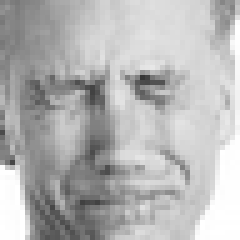
#> input picture data/test/disgusted/im102.png, 48 x 48 px (shown 5 times larger)
$ python svm.py
#> lines starting #> are read from the running program, lines starting #| are printed output that depends on the picture; after the words box and inside, x2 and y2 are one past the last pixel; in counts of white or black regions, pixels touching at a corner belong together
from sklearn import svm
from sklearn.preprocessing import LabelEncoder
from sklearn.metrics import confusion_matrix
from skimage import feature
from imutils import paths
import numpy as np
from sklearn.metrics import accuracy_score
from sklearn.metrics import classification_report

import cv2
import os
import pickle

basepath= os.path.normpath('data//')

def fd_hu_moments(image):
    #For Shape of signature Image
    feature = cv2.HuMoments(cv2.moments(image)).flatten()
    return feature

def quantify_image(image):
    #For Speed and pressure of signature image

    # compute the histogram of oriented gradients feature vector for
    # the input image
    features = feature.hog(image, orientations=9,
        pixels_per_cell=(10, 10), cells_per_block=(2, 2),
        transform_sqrt=True, block_norm="L1")

    # return the feature vector
    return features

def load_split(path):
    # grab the list of images in the input directory, then initialize
    # the list of data (i.e., images) and class labels
    path=trainingPath
    imagePaths = list(paths.list_images(path))
    data = []
    labels = []

    # loop over the image paths
    for imagePath in imagePaths:
        # extract the class label from the filename
        label = imagePath.split(os.path.sep)[-2]
#        print(imagePath)
        # load the input image, convert it to grayscale, and resize
        # it to 200x200 pixels, ignoring aspect ratio
        image = cv2.imread(imagePath)
        image = cv2.cvtColor(image, cv2.COLOR_BGR2GRAY)
        image = cv2.resize(image, (200, 200))

        # threshold the image such that the drawing appears as white
        # on a black background
        image = cv2.threshold(image, 0, 255,
            cv2.THRESH_BINARY_INV | cv2.THRESH_OTSU)[1]

        # quantify the image
        features1 = quantify_image(image)
        features2 = fd_hu_moments(image)
        global_feature = np.hstack([features1,features2])

        # update the data and labels lists, respectively
        data.append(global_feature)

        labels.append(label)

    # return the data and labels
    return (np.array(data), np.array(labels))


trainingPath = os.path.sep.join([basepath, "test"])
testingPath = os.path.sep.join([basepath, "train"])


## loading the training and testing data
#print("[INFO] loading data...")
(trainX, trainY) = load_split(trainingPath)
#> in load_split, image is the input picture: shape (48, 48, 3); min 54, max 255, mean 181.1
#> in load_split, `image = cv2.resize(image, (200, 200))`:
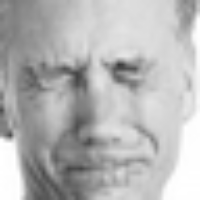
#> image: shape (200, 200); min 58, max 255, mean 181
#> in load_split, `image = cv2.threshold(image, 0, 255, cv2.THRESH_BINARY_INV | cv2.THRES..`:
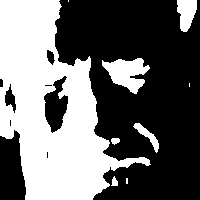
#> image: shape (200, 200); 42.1% white; 9 white regions (3 under 20 px), largest, box (x1, y1, x2, y2) and area: (0, 0, 151, 200) 15075, (102, 58, 150, 94) 964, (177, 0, 197, 32) 466, (133, 123, 159, 153) 229, (111, 138, 120, 145) 47, (111, 176, 118, 186) 46
#> in quantify_image, `features = feature.hog(image, orientations=9, pixels_per_cell=(10, 10)..`: features = 12996 values, max 1 at index 1953, min 0 at index 0, mean 0.0152
#> in load_split, `features1 = quantify_image(image)`: features1 has the same summary as features in quantify_image
#> in fd_hu_moments, `feature = cv2.HuMoments(cv2.moments(image)).flatten()`: feature = [0.00113, 1.25e-07, 2.31e-10, 1.33e-10, 9.99e-21, -2.01e-14, 2.11e-20]
#> in load_split, `features2 = fd_hu_moments(image)`: features2 has the same summary as feature in fd_hu_moments
#> in load_split, `global_feature = np.hstack([features1,features2])`: global_feature = 13003 values, max 1 at index 1953, min -2.01e-14 at index 13001, mean 0.0152
#> pass 2 of the loop in load_split, `for imagePath in imagePaths:`:
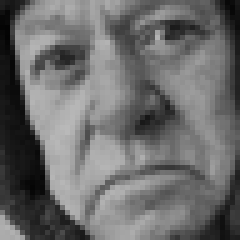
#> input picture data/test/angry/im12.png, 48 x 48 px (shown 5 times larger)
#> in load_split, image is the input picture: shape (48, 48, 3); min 3, max 185, mean 107.9
#> in load_split, `image = cv2.resize(image, (200, 200))`:
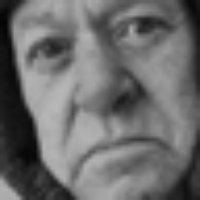
#> image: shape (200, 200); min 3, max 185, mean 107.7
#> in load_split, `image = cv2.threshold(image, 0, 255, cv2.THRESH_BINARY_INV | cv2.THRES..`:
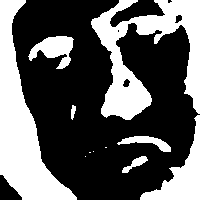
#> image: shape (200, 200); 36.4% white; 11 white regions (4 under 20 px), largest, box (x1, y1, x2, y2) and area: (0, 0, 77, 200) 5906, (91, 0, 200, 120) 5547, (140, 115, 200, 200) 1727
#> features1 = 12996 values, max 1 at index 12471, min 0 at index 0, mean 0.0198
#> features2 = [0.00235, 1.96e-07, 1.64e-10, 8.69e-11, -3.77e-21, 7.6e-15, 9.68e-21]
#> global_feature = 13003 values, max 1 at index 12471, min -3.77e-21 at index 13000, mean 0.0198
(testX, testY) = load_split(testingPath)
#> pass 2 of the loop in load_split, `for imagePath in imagePaths:`:

# encode the labels as integers
le = LabelEncoder()
trainY = le.fit_transform(trainY)
#> trainY = [1, 0]
testY = le.transform(testY)
#> testY = [1, 0]

# initialize our trials dictionary
trials = {}

def SVM_Cl():

    model = svm.SVC(kernel='linear')

    # loop over the number of trials to run
    for i in range(0, 2):

        # train the model
        print("[INFO] training model {} of {}...".format(i + 1,2))  #args["trials"]))
        model = svm.SVC(kernel='linear')

        model.fit(trainX, trainY)

        # make predictions on the testing data and initialize a dictionary
        # to store our computed metrics
        predictions = model.predict(testX)
        metrics = {}
        # compute the confusion matrix and and use it to derive the raw
        # accuracy, sensitivity, and specificity
        # cm = confusion_matrix(testY, predictions).flatten()
        # (tn, fp, fn, tp) = cm
        # metrics["acc"] = (tp + tn) / float(cm.sum())
        # metrics["sensitivity"] = tp / float(tp + fn)
        # metrics["specificity"] = tn / float(tn + fp)

        # # loop over the metrics
        for (k, v) in metrics.items():
        #     # update the trials dictionary with the list of values for
        #     # the current metric
            l = trials.get(k, [])
            l.append(v)
            trials[k] = l


    with open(basepath + '/clf_SVM.pkl', 'wb') as f:
            pickle.dump(model, f)

    A="SVM Accuracy: {0:.2%}".format(accuracy_score(predictions, testY))
    C="SVM Model Saved as <<  clf_SVM.pkl  >>"

    D = A+'\n'+ C
    print(D)
    return D
SVM_Cl()
#> the loop in SVM_Cl, `for i in range(0, 2):` made 2 passes
#> after the loop in SVM_Cl, `for i in range(0, 2):`: trials = 0 items
#> in SVM_Cl, `A="SVM Accuracy: {0:.2%}".format(accuracy_score(predictions, testY))`: A = 'SVM Accuracy: 100.00%'
#| SVM Accuracy: 100.00%
#| SVM Model Saved as <<  clf_SVM.pkl  >>
